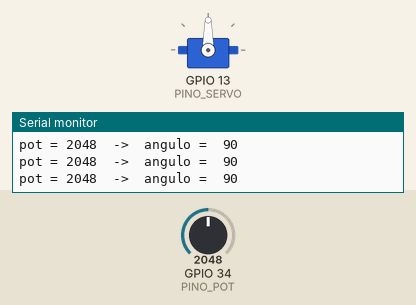
This sketch was run on a simulated ESP32. On the bench: servo, the last lines printed to the serial monitor. The inputs (shaded band) are chosen by the test bench; at power-on: GPIO 34 (PINO_POT) = 2048 (analog values on the 0–4095 scale).

Above: at 1.2 s.
1.3 s: GPIO 34 (PINO_POT) set to 2239
At 1.8 s:
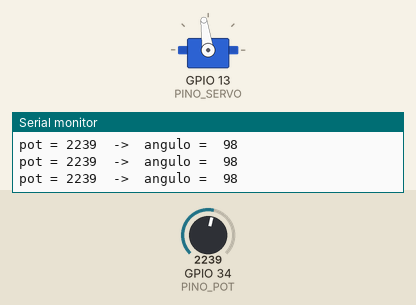
2.8 s: GPIO 34 (PINO_POT) set to 2310
At 3.5 s:
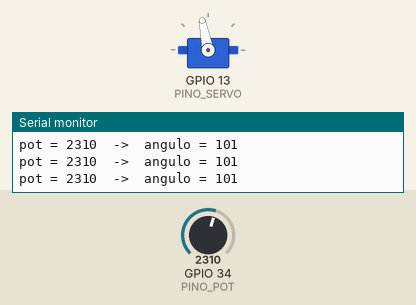
4.3 s: GPIO 34 (PINO_POT) set to 491
At 4.7 s:
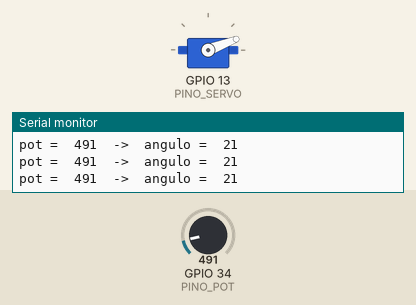
5.8 s: GPIO 34 (PINO_POT) set to 241
At 7.0 s:
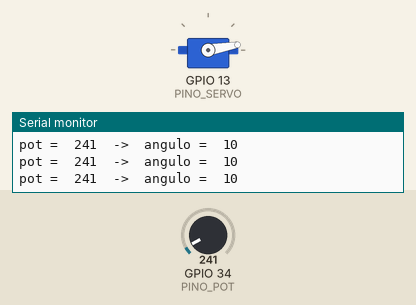
7.3 s: GPIO 34 (PINO_POT) set to 217
At 8.4 s:
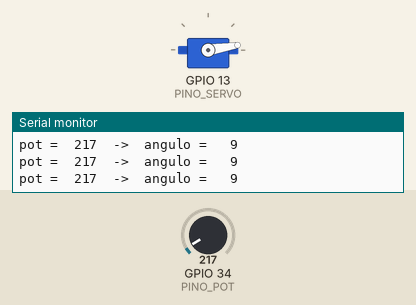
9.2 s: GPIO 34 (PINO_POT) set to 1228
At 10.2 s:
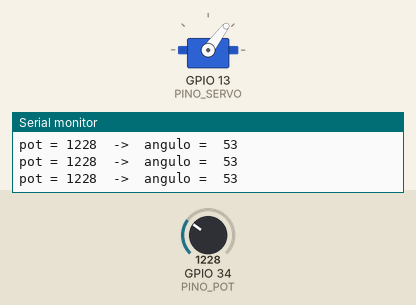
Timing chart, 0 to 11.7 s (numbered marks = the images above; inputs shaded):
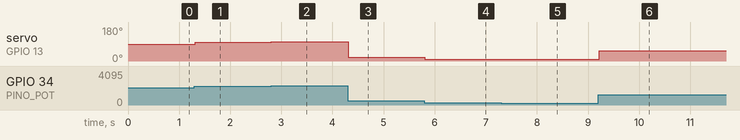

Measured:
- after the input at 1.3 s, servo on GPIO 13 (PINO_SERVO): 90° → 98° at once
- after the input at 2.8 s, servo on GPIO 13 (PINO_SERVO): 98° → 101° at once
- after the input at 4.3 s, servo on GPIO 13 (PINO_SERVO): 101° → 21° at once
- after the input at 5.8 s, servo on GPIO 13 (PINO_SERVO): 21° → 10° at once
- after the input at 7.3 s, servo on GPIO 13 (PINO_SERVO): 10° → 9° at once
- after the input at 9.2 s, servo on GPIO 13 (PINO_SERVO): 9° → 53° at once

The sketch:

04_pot_servo_esp32.ino
```cpp
/*
  04 - O mesmo controle por potenciometro, agora no ESP32
  Placa: ESP32 Dev Module (Arduino IDE: esp32 by Espressif)
  Biblioteca: ESP32Servo (Gerenciador de Bibliotecas -> "ESP32Servo")

  Diferencas em relacao ao Arduino Uno:
    1. A biblioteca Servo padrao NAO funciona no ESP32 -> usar ESP32Servo.
    2. O ADC do ESP32 tem 12 bits: analogRead vai de 0 a 4095 (nao 1023).
    3. O ESP32 trabalha em 3,3 V. O potenciometro deve ser ligado entre 3V3 e GND
       (NUNCA em 5 V, pois o pino ADC nao aguenta mais que 3,3 V).
    4. O sinal do servo em 3,3 V e aceito pelo SG90, mas a ALIMENTACAO do servo
       deve ser 5 V (pino VIN/5V do ESP32 quando ligado por USB, ou fonte externa).
    5. Use pinos do ADC1 para o pot (GPIO 32..39). ADC2 nao funciona com Wi-Fi ligado.

  Ligacoes:
    Pot 10k: esquerda -> GND, meio -> GPIO 34, direita -> 3V3
    SG90: marrom -> GND, vermelho -> VIN (5 V), laranja -> GPIO 13
*/
#include <ESP32Servo.h>

const int PINO_SERVO = 13;
const int PINO_POT   = 34;   // ADC1_CH6 (somente entrada)
Servo servo;

void setup() {
  Serial.begin(115200);
  analogReadResolution(12);                 // 0..4095
  analogSetAttenuation(ADC_11db);           // permite ler ate ~3,3 V

  ESP32PWM::allocateTimer(0);               // reserva um timer para os servos
  servo.setPeriodHertz(50);                 // 50 Hz = periodo de 20 ms
  servo.attach(PINO_SERVO, 500, 2400);      // use os valores da SUA calibracao
}

void loop() {
  int leitura = analogRead(PINO_POT);            // 0..4095
  int angulo  = map(leitura, 0, 4095, 0, 180);
  servo.write(angulo);

  Serial.printf("pot = %4d  ->  angulo = %3d\n", leitura, angulo);
  delay(20);
}
```
